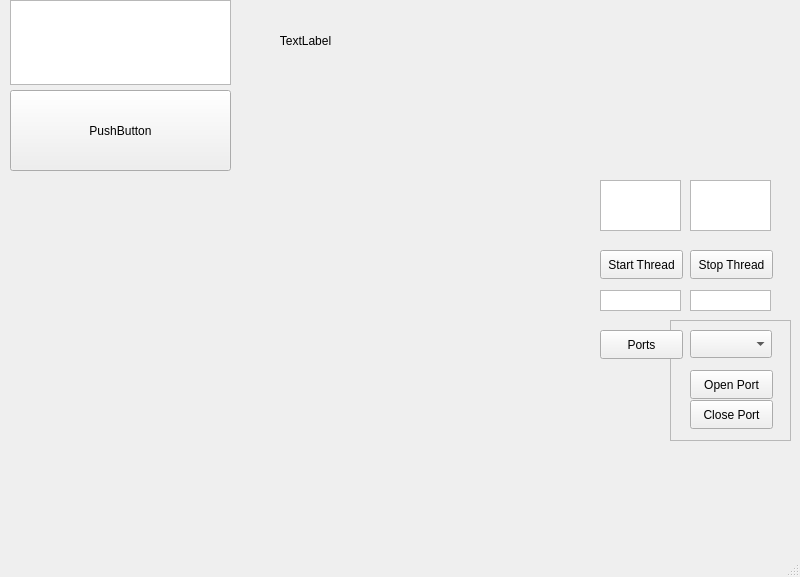
<?xml version="1.0" encoding="UTF-8"?>
<ui version="4.0">
 <class>MainWindow</class>
 <widget class="QMainWindow" name="MainWindow">
  <property name="geometry">
   <rect>
    <x>0</x>
    <y>0</y>
    <width>800</width>
    <height>577</height>
   </rect>
  </property>
  <property name="windowTitle">
   <string>MainWindow</string>
  </property>
  <widget class="QWidget" name="centralwidget">
   <widget class="QPushButton" name="pushButton">
    <property name="geometry">
     <rect>
      <x>10</x>
      <y>90</y>
      <width>221</width>
      <height>81</height>
     </rect>
    </property>
    <property name="text">
     <string>PushButton</string>
    </property>
    <property name="checkable">
     <bool>false</bool>
    </property>
   </widget>
   <widget class="QTextEdit" name="textEdit">
    <property name="geometry">
     <rect>
      <x>10</x>
      <y>0</y>
      <width>221</width>
      <height>85</height>
     </rect>
    </property>
   </widget>
   <widget class="QLabel" name="label_2">
    <property name="geometry">
     <rect>
      <x>230</x>
      <y>10</y>
      <width>151</width>
      <height>61</height>
     </rect>
    </property>
    <property name="text">
     <string>TextLabel</string>
    </property>
    <property name="alignment">
     <set>Qt::AlignCenter</set>
    </property>
   </widget>
   <widget class="QTextEdit" name="textEdit_2">
    <property name="geometry">
     <rect>
      <x>600</x>
      <y>180</y>
      <width>81</width>
      <height>51</height>
     </rect>
    </property>
    <property name="font">
     <font>
      <pointsize>18</pointsize>
     </font>
    </property>
    <property name="readOnly">
     <bool>true</bool>
    </property>
    <property name="html">
     <string>&lt;!DOCTYPE HTML PUBLIC &quot;-//W3C//DTD HTML 4.0//EN&quot; &quot;http://www.w3.org/TR/REC-html40/strict.dtd&quot;&gt;
&lt;html&gt;&lt;head&gt;&lt;meta name=&quot;qrichtext&quot; content=&quot;1&quot; /&gt;&lt;meta charset=&quot;utf-8&quot; /&gt;&lt;style type=&quot;text/css&quot;&gt;
p, li { white-space: pre-wrap; }
hr { height: 1px; border-width: 0; }
li.unchecked::marker { content: &quot;\2610&quot;; }
li.checked::marker { content: &quot;\2612&quot;; }
&lt;/style&gt;&lt;/head&gt;&lt;body style=&quot; font-family:'Segoe UI'; font-size:18pt; font-weight:400; font-style:normal;&quot;&gt;
&lt;p style=&quot;-qt-paragraph-type:empty; margin-top:0px; margin-bottom:0px; margin-left:0px; margin-right:0px; -qt-block-indent:0; text-indent:0px;&quot;&gt;&lt;br /&gt;&lt;/p&gt;&lt;/body&gt;&lt;/html&gt;</string>
    </property>
   </widget>
   <widget class="QPushButton" name="startThreadButton">
    <property name="geometry">
     <rect>
      <x>600</x>
      <y>250</y>
      <width>83</width>
      <height>29</height>
     </rect>
    </property>
    <property name="text">
     <string>Start Thread</string>
    </property>
   </widget>
   <widget class="QPushButton" name="stopThreadButton">
    <property name="geometry">
     <rect>
      <x>690</x>
      <y>250</y>
      <width>83</width>
      <height>29</height>
     </rect>
    </property>
    <property name="text">
     <string>Stop Thread</string>
    </property>
   </widget>
   <widget class="QTextEdit" name="textEdit_3">
    <property name="geometry">
     <rect>
      <x>690</x>
      <y>180</y>
      <width>81</width>
      <height>51</height>
     </rect>
    </property>
    <property name="font">
     <font>
      <pointsize>18</pointsize>
     </font>
    </property>
    <property name="readOnly">
     <bool>true</bool>
    </property>
    <property name="html">
     <string>&lt;!DOCTYPE HTML PUBLIC &quot;-//W3C//DTD HTML 4.0//EN&quot; &quot;http://www.w3.org/TR/REC-html40/strict.dtd&quot;&gt;
&lt;html&gt;&lt;head&gt;&lt;meta name=&quot;qrichtext&quot; content=&quot;1&quot; /&gt;&lt;meta charset=&quot;utf-8&quot; /&gt;&lt;style type=&quot;text/css&quot;&gt;
p, li { white-space: pre-wrap; }
hr { height: 1px; border-width: 0; }
li.unchecked::marker { content: &quot;\2610&quot;; }
li.checked::marker { content: &quot;\2612&quot;; }
&lt;/style&gt;&lt;/head&gt;&lt;body style=&quot; font-family:'Segoe UI'; font-size:18pt; font-weight:400; font-style:normal;&quot;&gt;
&lt;p style=&quot;-qt-paragraph-type:empty; margin-top:0px; margin-bottom:0px; margin-left:0px; margin-right:0px; -qt-block-indent:0; text-indent:0px;&quot;&gt;&lt;br /&gt;&lt;/p&gt;&lt;/body&gt;&lt;/html&gt;</string>
    </property>
   </widget>
   <widget class="QCustomPlot" name="widget" native="true">
    <property name="geometry">
     <rect>
      <x>10</x>
      <y>180</y>
      <width>561</width>
      <height>321</height>
     </rect>
    </property>
   </widget>
   <widget class="QTextEdit" name="textEdit_4">
    <property name="geometry">
     <rect>
      <x>600</x>
      <y>290</y>
      <width>81</width>
      <height>21</height>
     </rect>
    </property>
    <property name="verticalScrollBarPolicy">
     <enum>Qt::ScrollBarAlwaysOff</enum>
    </property>
    <property name="readOnly">
     <bool>false</bool>
    </property>
   </widget>
   <widget class="QFrame" name="portFrame">
    <property name="geometry">
     <rect>
      <x>670</x>
      <y>320</y>
      <width>121</width>
      <height>121</height>
     </rect>
    </property>
    <property name="autoFillBackground">
     <bool>true</bool>
    </property>
    <property name="frameShape">
     <enum>QFrame::StyledPanel</enum>
    </property>
    <property name="frameShadow">
     <enum>QFrame::Raised</enum>
    </property>
    <widget class="QComboBox" name="portsComboBox">
     <property name="geometry">
      <rect>
       <x>20</x>
       <y>10</y>
       <width>82</width>
       <height>28</height>
      </rect>
     </property>
    </widget>
    <widget class="QPushButton" name="closePortButton">
     <property name="geometry">
      <rect>
       <x>20</x>
       <y>80</y>
       <width>83</width>
       <height>29</height>
      </rect>
     </property>
     <property name="text">
      <string>Close Port</string>
     </property>
    </widget>
    <widget class="QPushButton" name="openPortButton">
     <property name="geometry">
      <rect>
       <x>20</x>
       <y>50</y>
       <width>83</width>
       <height>29</height>
      </rect>
     </property>
     <property name="text">
      <string>Open Port</string>
     </property>
    </widget>
   </widget>
   <widget class="QPushButton" name="portsButton">
    <property name="enabled">
     <bool>true</bool>
    </property>
    <property name="geometry">
     <rect>
      <x>600</x>
      <y>330</y>
      <width>83</width>
      <height>29</height>
     </rect>
    </property>
    <property name="text">
     <string>Ports</string>
    </property>
   </widget>
   <widget class="QTextEdit" name="impulseTimeText">
    <property name="geometry">
     <rect>
      <x>690</x>
      <y>290</y>
      <width>81</width>
      <height>21</height>
     </rect>
    </property>
    <property name="verticalScrollBarPolicy">
     <enum>Qt::ScrollBarAlwaysOff</enum>
    </property>
    <property name="readOnly">
     <bool>false</bool>
    </property>
   </widget>
  </widget>
  <widget class="QMenuBar" name="menubar">
   <property name="geometry">
    <rect>
     <x>0</x>
     <y>0</y>
     <width>800</width>
     <height>25</height>
    </rect>
   </property>
  </widget>
  <widget class="QStatusBar" name="statusbar"/>
 </widget>
 <customwidgets>
  <customwidget>
   <class>QCustomPlot</class>
   <extends>QWidget</extends>
   <header>qcustomplot.h</header>
   <container>1</container>
  </customwidget>
 </customwidgets>
 <resources/>
 <connections/>
</ui>
